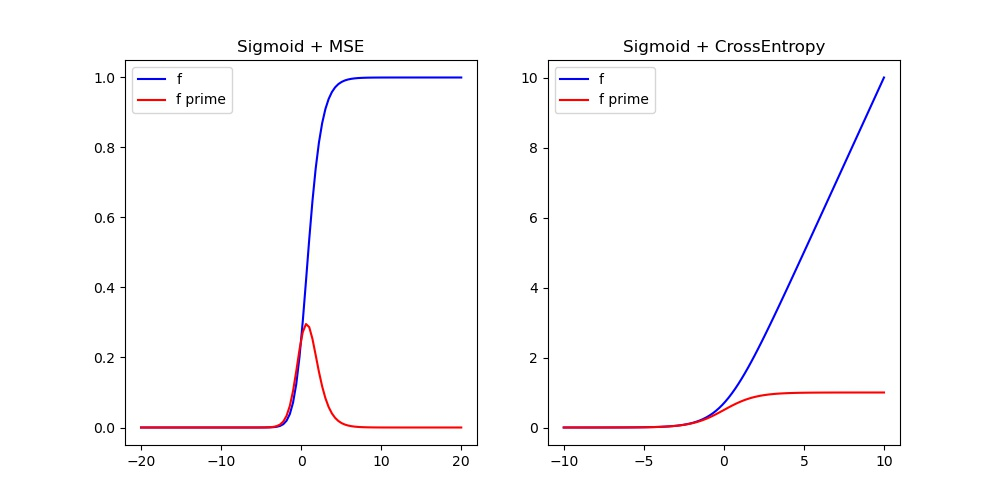

Python code for this plot:
import numpy as np
import matplotlib.pyplot as plt

def sigmoid(x):
    return 1 / (1 + np.exp(-x))

label = 0
x     = np.linspace(-20, +20, 100)
y0    = (sigmoid(x) - label) ** 2
dx0   = 2 * (sigmoid(x) - label) * sigmoid(x) * (1 - sigmoid(x))

plt.figure(figsize=(10, 5))
plt.subplot(1, 2, 1)
plt.plot(x, y0, "b-", label="f")
plt.plot(x, dx0, "r-", label="f prime")
plt.title("Sigmoid + MSE")
plt.legend()

##################################################################################################

label = 0
x     = np.linspace(-10, +10, 100)
y0    = -(np.log(sigmoid(x)) * label + np.log(1 - sigmoid(x)) * (1 - label))
dx0   = sigmoid(x) - label

plt.subplot(1, 2, 2)
plt.plot(x, y0, "b-", label="f")
plt.plot(x, dx0, "r-", label="f prime")
plt.title("Sigmoid + CrossEntropy")
plt.legend()

plt.savefig("sigmoid-mse.jpg")